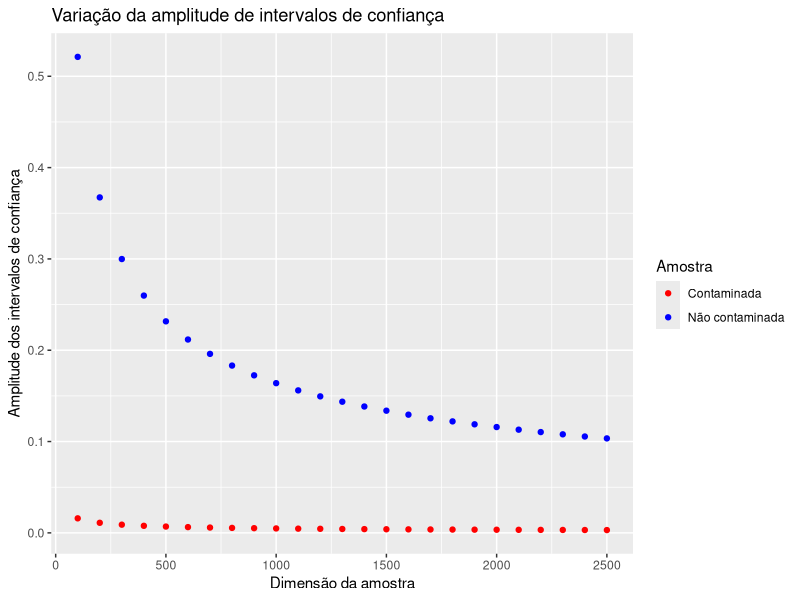
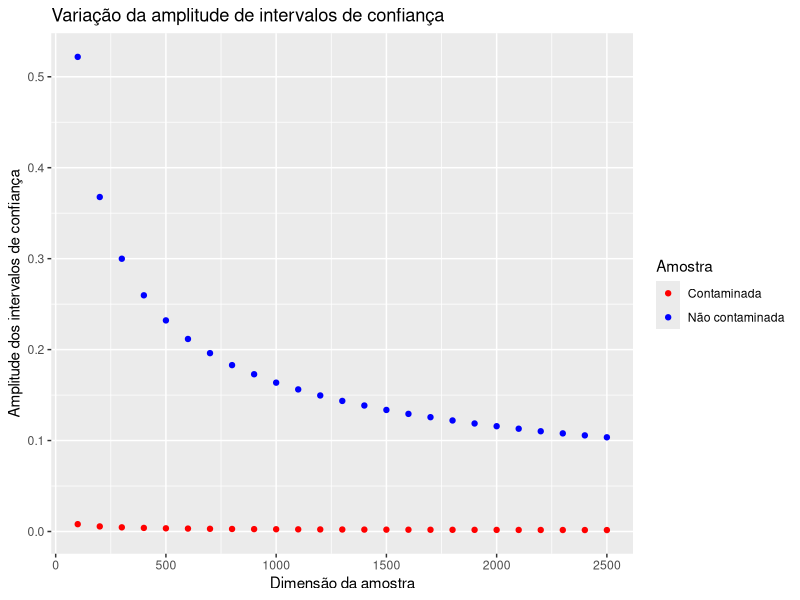

R code for these plots, in order:
library(ggplot2)

set.seed(106)

x = c()
ma=c()
maC=c() 
quantis = qnorm(1-0.05/2)

for(i in 1:25){
  amp=c()
  ampC=c()
  n = i*100
  x = append(x, n)
  for (j in 1:1500){
    amostra = rexp(n*0.75, 1.32)
    amostraC = rexp(n*0.25, 0.01) 
    amostraC = append(amostraC, amostra) # amostra contaminada
    
    amostra=append(amostra, rexp(n*0.25, 1.32)) # amostra não contaminada
    
    lambdaC_mle = 1/mean(amostraC)
    a = lambdaC_mle * (1-(qnorm(1-(0.05/2), mean=0, sd=1))/sqrt(n))
    b = lambdaC_mle * (1+(qnorm(1-(0.05/2), mean=0, sd=1))/sqrt(n))
    ampC<-append(ampC, b-a)
    
    lambda_mle = 1/mean(amostra)
    a = lambda_mle * (1-(qnorm(1-(0.05/2), mean=0, sd=1))/sqrt(n))
    b = lambda_mle * (1+(qnorm(1-(0.05/2), mean=0, sd=1))/sqrt(n))
    amp<-append(amp, b-a)    
  }
  ma<-append(ma, mean(amp))
  maC<-append(maC, mean(ampC))
}

data<-data.frame(x, ma, maC)

ggplot(data, aes())+
  geom_point(aes(x, ma, color="Não contaminada"), size=1.5)+
  geom_point(aes(x, maC, color="Contaminada"), size=1.5)+
  scale_color_manual(name="Amostra", values=c("Não contaminada"="blue", "Contaminada"="red"))+
  labs(title = "Variação da amplitude de intervalos de confiança", x = "Dimensão da amostra", y = "Amplitude dos intervalos de confiança")



# ALTERNATIVA
library(ggplot2)

set.seed(106)

x = c()
ma=c()
maC=c() 
quantis = qnorm(1-0.05/2)

for(i in 1:25){
  amp=c()
  ampC=c()
  n = i*100
  x = append(x, n)
  for (j in 1:1500){
    amostra = rexp(n, 1.32)
    amostraC = append(sample(amostra, n*0.25), rexp(n*0.25, 0.01))
    
    lambdaC_mle = 1/mean(amostraC)
    a = lambdaC_mle * (1-(qnorm(1-(0.05/2), mean=0, sd=1))/sqrt(n))
    b = lambdaC_mle * (1+(qnorm(1-(0.05/2), mean=0, sd=1))/sqrt(n))
    ampC<-append(ampC, b-a)
    
    lambda_mle = 1/mean(amostra)
    a = lambda_mle * (1-(qnorm(1-(0.05/2), mean=0, sd=1))/sqrt(n))
    b = lambda_mle * (1+(qnorm(1-(0.05/2), mean=0, sd=1))/sqrt(n))
    amp<-append(amp, b-a)    
  }
  ma<-append(ma, mean(amp))
  maC<-append(maC, mean(ampC))
}

data<-data.frame(x, ma, maC)

ggplot(data, aes())+
  geom_point(aes(x, ma, color="Não contaminada"), size=1.5)+
  geom_point(aes(x, maC, color="Contaminada"), size=1.5)+
  scale_color_manual(name="Amostra", values=c("Não contaminada"="blue", "Contaminada"="red"))+
  labs(title = "Variação da amplitude de intervalos de confiança", x = "Dimensão da amostra", y = "Amplitude dos intervalos de confiança")
